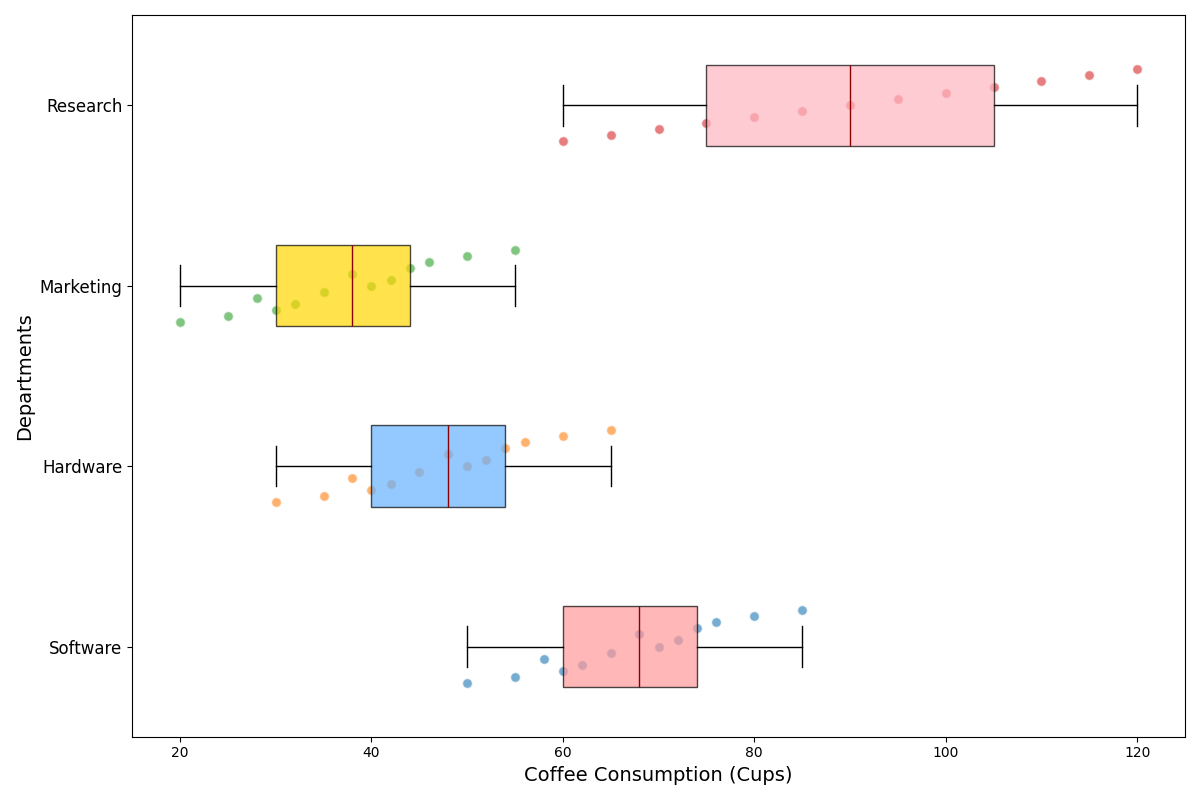

Source code (Python):
import matplotlib.pyplot as plt
import numpy as np

software_dept = [50, 55, 60, 62, 58, 65, 70, 72, 68, 74, 76, 80, 85]
hardware_dept = [30, 35, 40, 42, 38, 45, 50, 52, 48, 54, 56, 60, 65]
marketing_dept = [20, 25, 30, 32, 28, 35, 40, 42, 38, 44, 46, 50, 55]
research_dept = [60, 65, 70, 75, 80, 85, 90, 95, 100, 105, 110, 115, 120]

coffee_data = [software_dept, hardware_dept, marketing_dept, research_dept]

fig, ax = plt.subplots(figsize=(12, 8))

bp = ax.boxplot(coffee_data, patch_artist=True, vert=False, notch=False,
                boxprops=dict(color='black'),
                medianprops=dict(color='darkred'),
                whiskerprops=dict(color='black'),
                capprops=dict(color='black'),
                flierprops=dict(marker='o', color='black', alpha=0.5, markersize=8))

colors = ['#FF9999', '#66B2FF', '#FFD700', '#FFB6C1']
for patch, color in zip(bp['boxes'], colors):
    patch.set_facecolor(color)
    patch.set_alpha(0.7)

for i, data in enumerate(coffee_data, start=1):
    y = np.array(data)
    x = np.linspace(i - 0.2, i + 0.2, len(y))
    ax.scatter(y, x, alpha=0.6, edgecolor='w', s=50)

ax.set_ylabel('Departments', fontsize=14)
ax.set_xlabel('Coffee Consumption (Cups)', fontsize=14)
ax.set_yticks(np.arange(1, len(coffee_data) + 1))
ax.set_yticklabels(['Software', 'Hardware', 'Marketing', 'Research'], fontsize=12)

plt.tight_layout()
plt.show()
